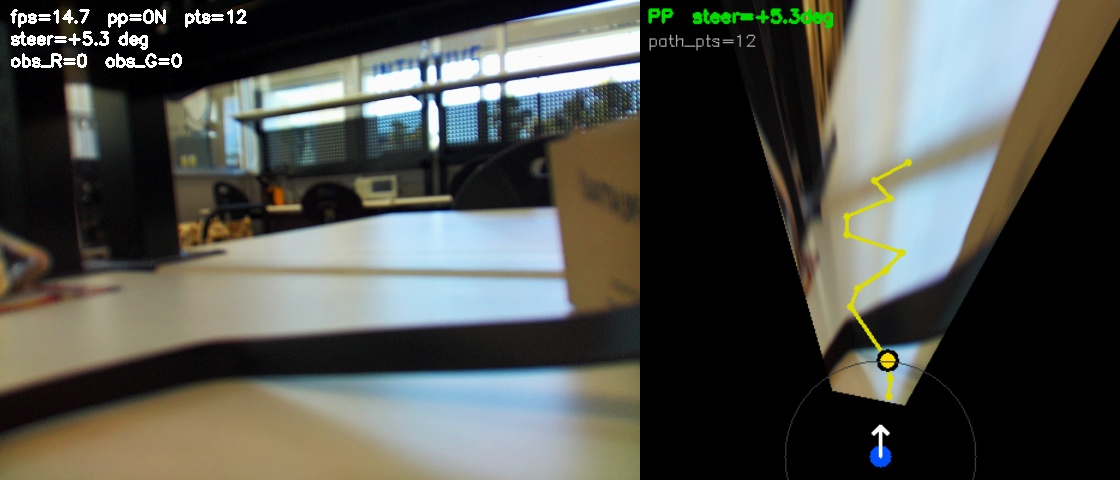
#> input picture 2a52945f05323fe98ee13deb981ed43f96219b7b/2a52945f05323fe98ee13deb981ed43f96219b7b/src/RASPI/cam/bev_snapshot_2261.jpg, 1120 x 480 px, given in place of the camera
$ python wro.py
#> lines starting #> are read from the running program, lines starting #| are printed output that depends on the picture
### 2a52945f05323fe98ee13deb981ed43f96219b7b/2a52945f05323fe98ee13deb981ed43f96219b7b/src/cam/link_runs/vision.py
import cv2
import numpy as np


class Vision:
    def __init__(self, cam_index=0):
        """Initialize the camera and HSV color ranges for the link-runs pipeline."""
#> in run_car, frame is the input picture: shape (480, 1120, 3); mean B, G, R 77, 82.8, 81
        self.cap = cv2.VideoCapture(cam_index)
        self.cap.set(cv2.CAP_PROP_FRAME_WIDTH, 640)
        self.cap.set(cv2.CAP_PROP_FRAME_HEIGHT, 480)

        self.color_ranges = {
            "Red": [
                (np.array([0, 150, 100]), np.array([10, 255, 255])),
                (np.array([170, 150, 100]), np.array([180, 255, 255])),
            ],
            "Green": [(np.array([40, 80, 50]), np.array([80, 255, 255]))],
            "Pink": [(np.array([140, 100, 100]), np.array([170, 255, 255]))],
        }

        self.kernel = np.ones((3, 3), np.uint8)

    def process_color(self, frame, mask, color_name):
        """Find objects in a binary mask using link-runs when available."""
        if np.count_nonzero(mask) < 10000:
            return []

        mask = cv2.morphologyEx(mask, cv2.MORPH_OPEN, self.kernel)
        if np.count_nonzero(mask) == 0:
            return []

        if hasattr(cv2, "findContoursLinkRuns"):
            contours, _ = cv2.findContoursLinkRuns(mask.copy())
        else:
            contours, _ = cv2.findContours(mask, cv2.RETR_EXTERNAL, cv2.CHAIN_APPROX_SIMPLE)

        objects = []
        for cnt in contours:
            area = cv2.contourArea(cnt)
            if area > 1000:
                x, y, w, h = cv2.boundingRect(cnt)
                objects.append((x, y, w, h))
                cv2.rectangle(frame, (x, y), (x + w, y + h), (255, 255, 255), 2)
                cv2.putText(frame, color_name, (x, y - 10), cv2.FONT_HERSHEY_SIMPLEX, 0.6, (255, 255, 255), 2)

        return objects

    def process_frame(self, frame):
        """Compute masks in HSV and extract the largest objects per color."""
        frame = cv2.flip(frame, 1)
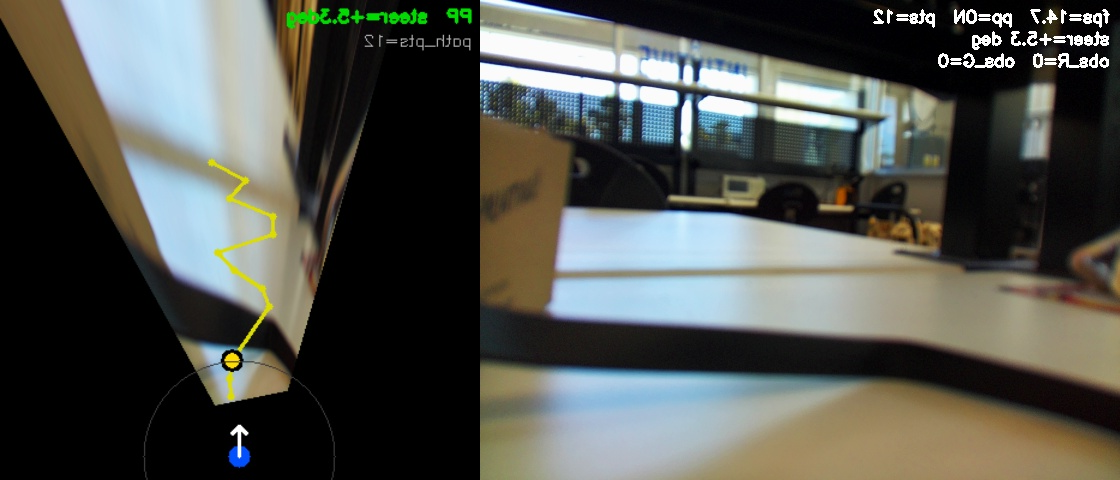
#> frame: shape (480, 1120, 3); mean of channels 0, 1, 2 77, 82.8, 81; drawn as B, G, R
        hsv = cv2.cvtColor(frame, cv2.COLOR_BGR2HSV)
#> hsv: shape (480, 1120, 3); mean H, S, V 47.9, 55.8, 90.4

        masks = {
            color: np.bitwise_or.reduce([cv2.inRange(hsv, lower, upper) for lower, upper in ranges])
            for color, ranges in self.color_ranges.items()
        }
#> masks = 3 items

        positions = {color: self.process_color(frame, mask, color) for color, mask in masks.items()}
#> positions = {'Red': [], 'Green': [], 'Pink': []}
        return frame, positions

### 2a52945f05323fe98ee13deb981ed43f96219b7b/2a52945f05323fe98ee13deb981ed43f96219b7b/src/cam/link_runs/control.py
import time

import cv2

from vision import Vision


class CarController:
    cont = 0
    oldAction = ""
    oldColor = ""
    oldX = None

    def __init__(self, cam_index=0):
        """Initialize the controller and the link-runs vision pipeline."""
        self.vision = Vision(cam_index)
        self.state = "driving"
        self.blue_count = 0
        self.lap_count = 0
        self.prev_blue_detected = False

    def get_largest_object(self, objects):
        """Return the largest object and its x center."""
        if objects:
            largest = max(objects, key=lambda obj: obj[2] * obj[3])
            x, y, w, h = largest
            center_x = x + w // 2
            return largest, center_x
        return None, None

    def decide_action(self, positions, frame_width):
        """Decide the action based on detected red, green, and pink objects."""
        red_obj, red_x = self.get_largest_object(positions.get("Red", []))
        green_obj, green_x = self.get_largest_object(positions.get("Green", []))
        pink_obj, pink_x = self.get_largest_object(positions.get("Pink", []))

        if pink_obj:
            print(f"Estacionarse (Pink detected at X={pink_x})", flush=True)
            return "Estacionarse", "Pink", pink_x

        if red_obj:
            return "turn_right", "Red", red_x
        if green_obj:
            return "turn_left", "Green", green_x

        return "drive_straight", "None", None

    def control_motors(self, action, color, x_position):
        """Print the action and avoid repeating the same output."""
        if action == CarController.oldAction and color == CarController.oldColor:
            if color != "None" and x_position != CarController.oldX:
                print(f"X={x_position}")
                CarController.oldX = x_position
        else:
            if color != "None":
                print(f"Motors: {action} (Based on {color} at X={x_position})", flush=True)
            else:
                print(f"Motors: {action}", flush=True)

            CarController.cont = 0
            CarController.oldAction = action
            CarController.oldColor = color
            CarController.oldX = x_position

### 2a52945f05323fe98ee13deb981ed43f96219b7b/2a52945f05323fe98ee13deb981ed43f96219b7b/src/cam/link_runs/wro.py
import cv2

from control import CarController


def run_car(cam_index=0):
    car = CarController(cam_index)
    frame_skip = 2
    frame_count = 0

    while True:
        ret, frame = car.vision.cap.read()
        if not ret:
            print("DEBUG: No frame captured", flush=True)
            break

        if frame_count % frame_skip == 0:
            processed_frame, positions = car.vision.process_frame(frame)
#> positions = {'Red': [], 'Green': [], 'Pink': []}
            action, color, x_position = car.decide_action(positions, frame.shape[1])
#> action = 'drive_straight'; color = 'None'
            car.control_motors(action, color, x_position)
            cv2.imshow("Car Controller Vision", processed_frame)

        frame_count += 1

        if cv2.waitKey(1) & 0xFF == 27:
#> (key Esc is pressed here)
            break

    car.vision.cap.release()
    cv2.destroyAllWindows()


if __name__ == "__main__":
    run_car()
